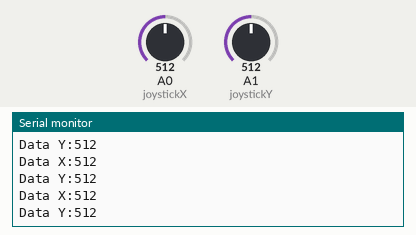
Recording of a sketch running on a simulated Arduino Uno, built with avr-gcc and run on an emulated ATmega328P. Shown: the last lines printed to the serial monitor. Inputs (shaded band) come from the test bench; at power-on: A0 (joystickX) = 512, A1 (joystickY) = 512. No radio packets arrive unless stated.

Above: at 1.2 s.
1.3 s: A0 (joystickX) set to 107
At 2.1 s:
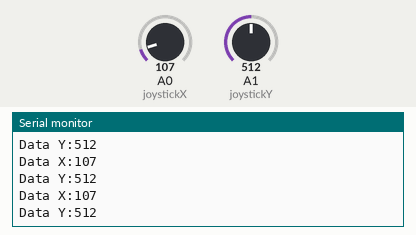
4.3 s: A0 (joystickX) set to 91
At 5.2 s:
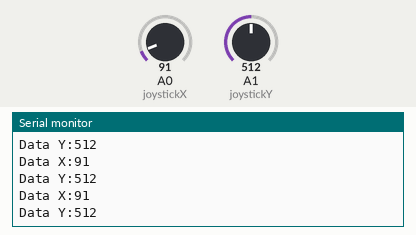
5.8 s: A1 (joystickY) set to 104
At 6.7 s:
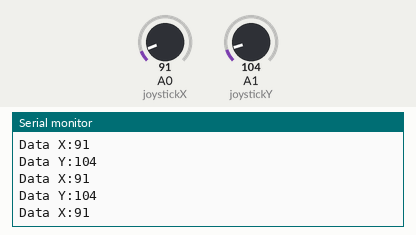
7.3 s: A1 (joystickY) set to 91
At 8.3 s:
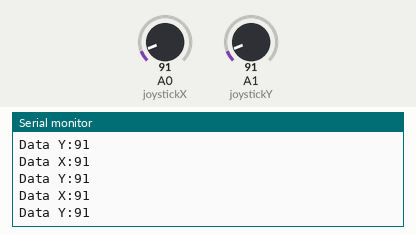
8.8 s: A0 (joystickX) set to 987
At 9.9 s:
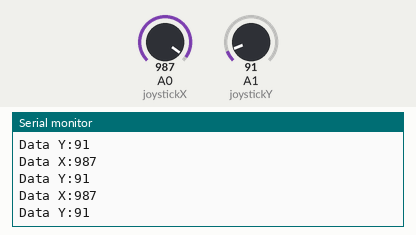
10.3 s: A0 (joystickX) set to 1016
At 11.0 s:
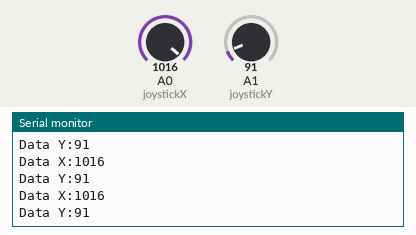
Timing chart, 0 to 12.8 s (numbered marks = the images above; inputs shaded):
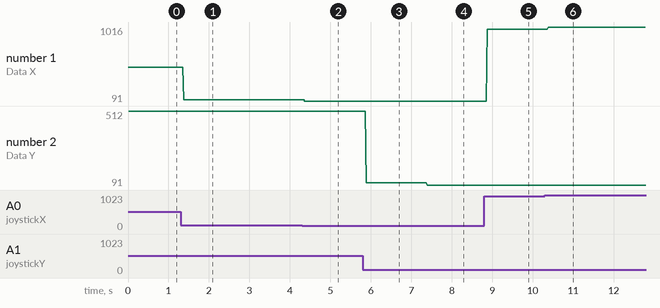

The sketch:

JoystickTransmitter.ino
```cpp
#include <SPI.h>   // Required for RF library.
#include "RF24.h"  // Library for nRF24L01.

// Declare and initialize the analog pins.
int joystickX = A0;
int joystickY = A1;

// Declare variable values.
int dataX;
int dataY;

// Declare integer array to be sent.
int data[2];

// 8 = CE --- 10 = CSN.
RF24 radio(8, 10);

// This is the address that will transmit data to the receiver.
const uint64_t pipe = 0xE8E8F0F0E1LL;


void setup(void) {
  Serial.begin(9600);
  radio.begin();                // Activate connection.
  radio.openWritingPipe(pipe);  // Determine the address that will send data.
}

void loop() {
  // Initialize variable values using analog data.
  dataX = analogRead(joystickX);
  dataY = analogRead(joystickY);

  // dataX in first index and dataY in second index.
  data[0] = dataX;
  data[1] = dataY;

  // Print to see if correct data is being sent.
  Serial.print("Data X:");
  Serial.println(dataX);
  Serial.print("Data Y:");
  Serial.println(dataY);

  // Send the data.
  radio.write(data, sizeof(data));
}
```

Measured:
- the behaviour switches between 100 and 99 on A1 (joystickY) (found by bisection; images 3 and 4)
- after the input at 1.3 s, the serial monitor: prints a new line after 0.08 s (image 1)
- after the input at 4.3 s, the serial monitor: prints a new line after 0.07 s (image 2)
- after the input at 5.8 s, the serial monitor: prints a new line after 0.09 s (image 3)
- after the input at 7.3 s, the serial monitor: prints a new line after 0.10 s (image 4)
- after the input at 8.8 s, the serial monitor: prints a new line after 0.07 s (image 5)
- after the input at 10.3 s, the serial monitor: prints a new line after 0.08 s (image 6)
- plotted number 1: 512 → 107 after the input at 1.3 s, 107 → 91 after the input at 4.3 s, 91 → 987 after the input at 8.8 s, 987 → 1016 after the input at 10.3 s
